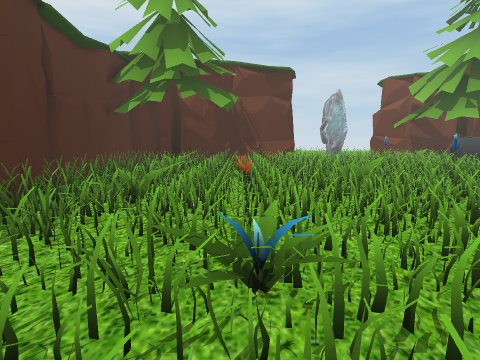
[1] (above)

17 first-person views from a walk through a 3-D level made in the Unity game engine. The camera is 1.4 m above the floor, tilts 8° down and sees 80° across. The floor is counted in squares, 1 m on a side. Each view is taken from the middle of a square. On the plan, view 1 faces up. The plan holds only what a view shows up to about 14 squares ahead; the rest is blank. Some surface patterns are stand-ins.

[2]
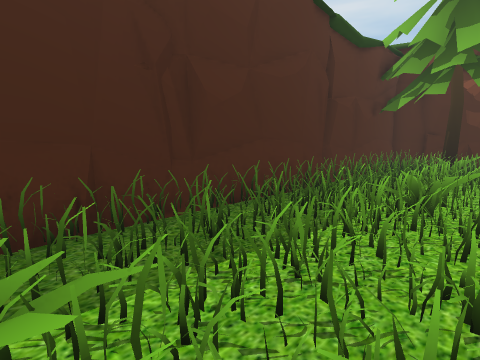

[3]
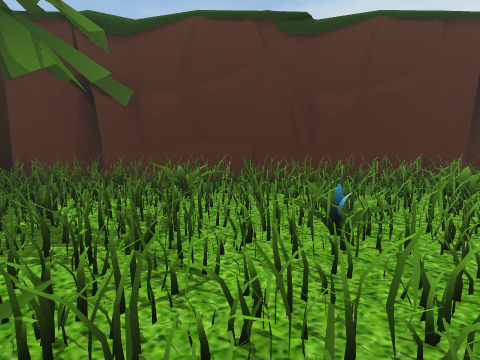

[4]
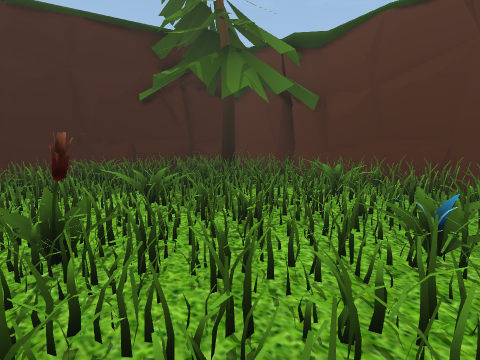

[5]
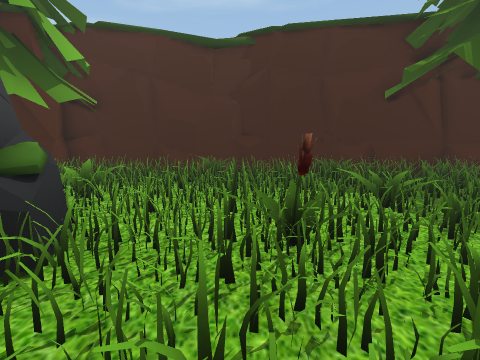

[6]
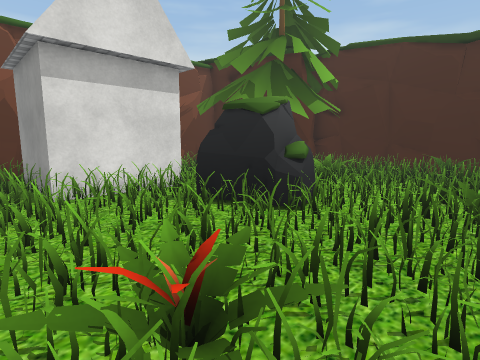

[7]
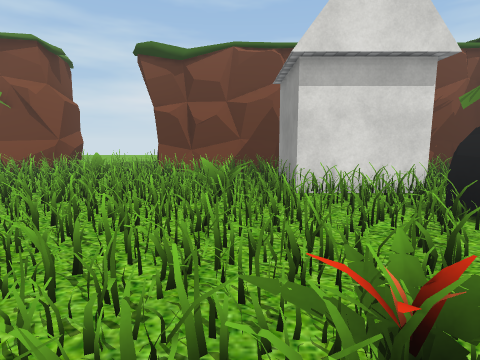

[8]
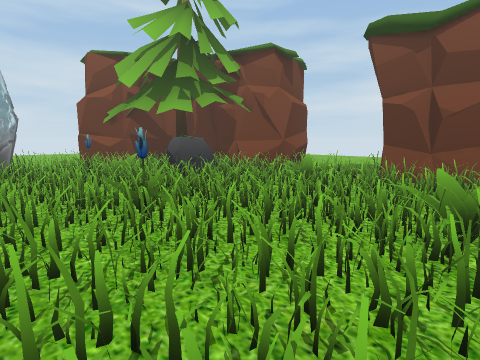

[9]
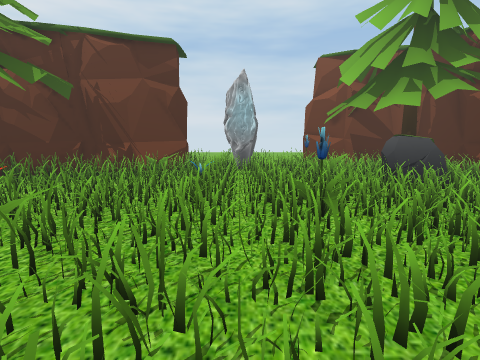

[10]
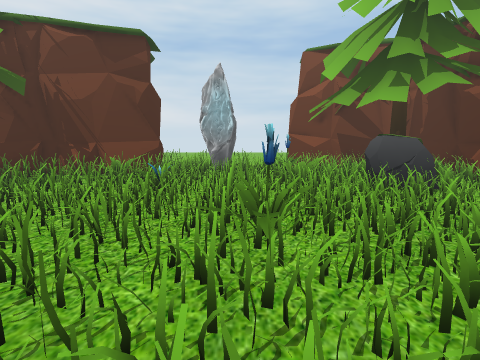

[11]
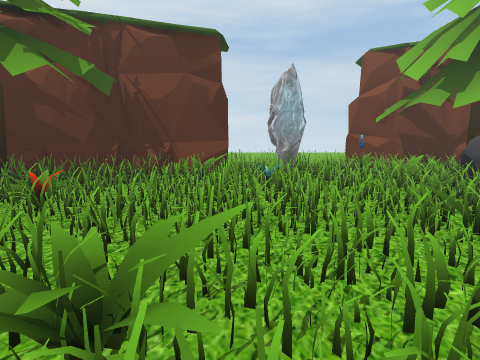

[12]
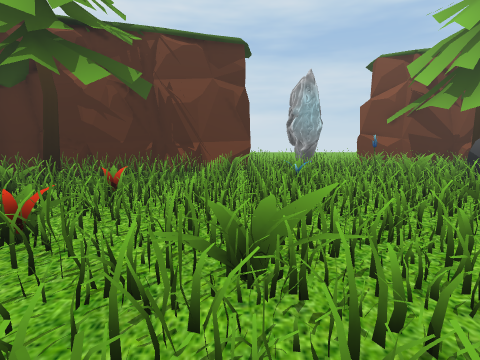

[13]
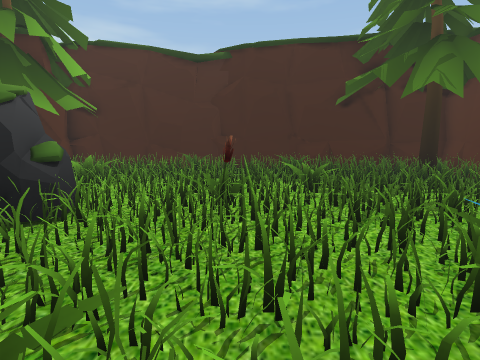

[14]
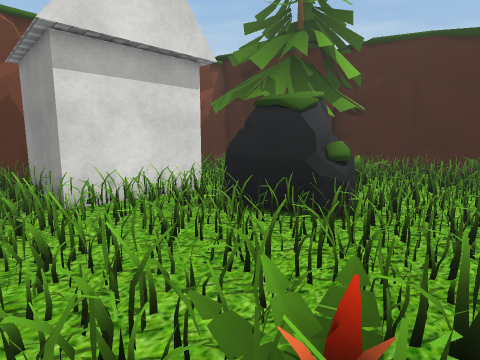

[15]
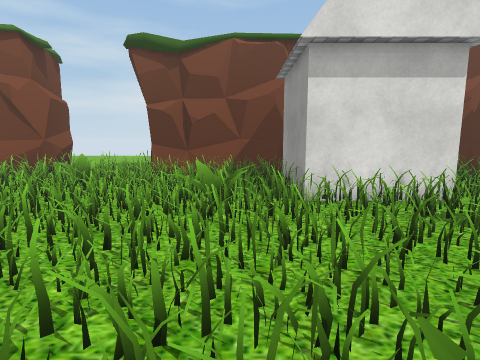

[16]
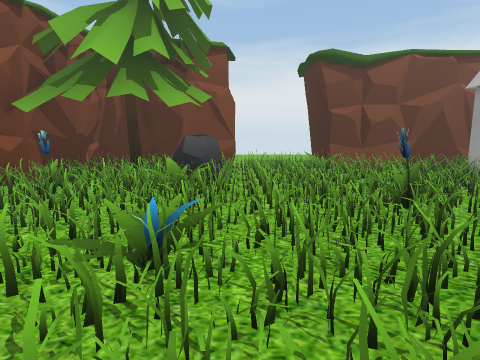

[17]
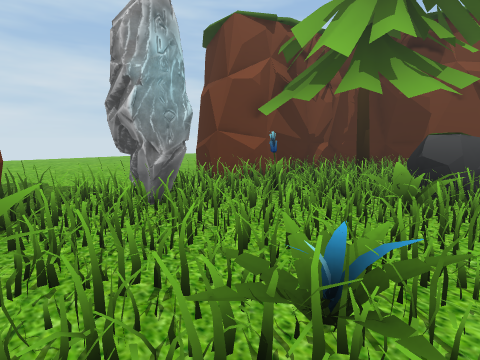

### Floor plan
Key: @ floor where view 1 was taken; # wall or solid block; x gap in a wall; . floor; = window, fence, low wall or low ledge; T tree; O other object.
Columns run from 7 left of view 1 to 18 right of it. Each row starts with its distance up from view 1.
 29             ..
 28             ...
 27            .....
 26            .....
 25            .....
 24            ..... .#
 23            ....  ##
 22            .... .#
 21           #.... .#
 20           #......#####
 19           #..##..T...##
 18         ###.....#...  #
 17      ####==.....=...# ##
 16  #####...==...........##
 15  T  x..........==.##..##
 14  T  .......==..==.##...###
 13  #  .#......=..........##
 12  #. ##.=...............
 11  #..................=..
 10  #............#=...==...
  9  #.....=............=..#
  8  #.....=..==...........#
  7  #...=....=............#
  6  #..O=...........=.....#
  5  #...=..........==.....#
  4  #.........==..........#
  3  #.....O....=.....#### #
  2  #.....=..........#    #
  1  #.............#..#
  0  #..==.@..#=.=###.#
 -1  #..==.....=..#   ..
 -2  #.....===.....    .
 -3 ##......O=.....=       #
 -4 #T............==T      #
 -5 TT...............      #
 -6  T.#...==........
 -7  ###....=..==.....#
 -8   ######....=....##
 -9        ############

Positions as (right, up) in squares from view 1, and headings:
1: (0, 0), facing up
2: (-1, 0), facing up-left
3: (4, 1), facing left
4: (4, 3), facing down-left
5: (4, 3), facing down
6: (3, 5), facing down-right
7: (3, 5), facing right
8: (5, 5), facing up-right
9: (6, 5), facing up
10: (7, 6), facing up
11: (4, 6), facing up
12: (3, 5), facing up
13: (3, 5), facing down
14: (4, 5), facing down-right
15: (4, 5), facing right
16: (2, 13), facing right
17: (3, 13), facing up-right
